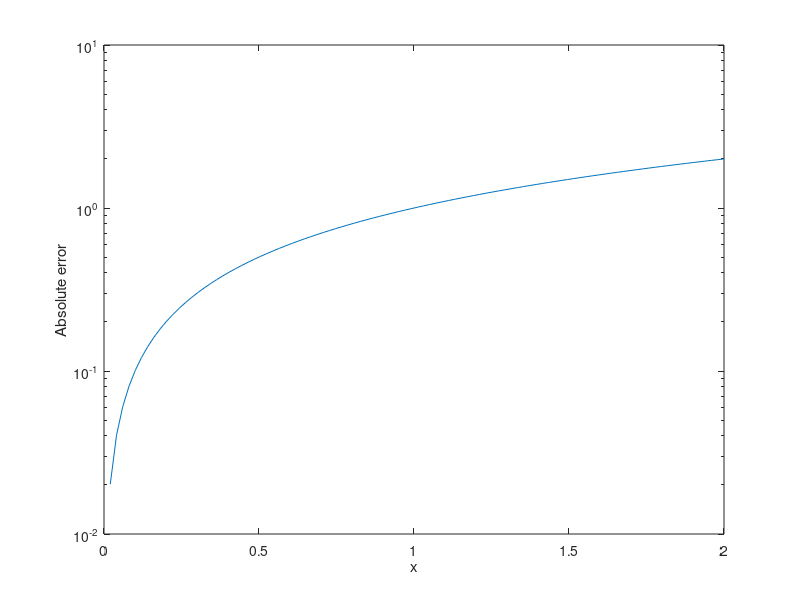

Write MATLAB code to recreate this figure.
clear
x = linspace(0,2);
y = x;
r = .02;
N = 200;
for ii = 1:N
    y = y*r;
end

w = y;
for ii = 1:N
    w = w/r;
end
figure
semilogy(x,abs(w-x))
xlabel('x')
ylabel('Absolute error')